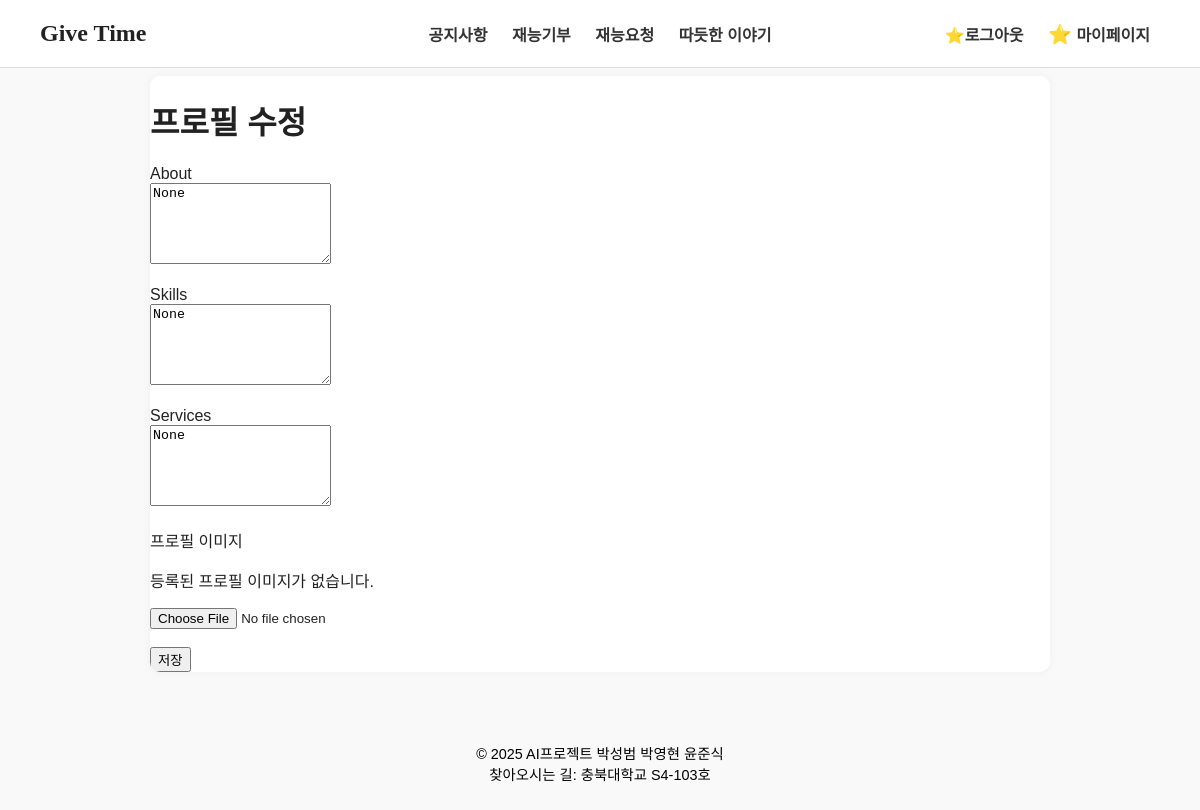
The page /mypage/edit/ (signed in) on the database its author committed.
### account/models.py (models this page shows, shortened)
class CustomUser(AbstractBaseUser, PermissionsMixin):
    email = models.EmailField(unique=True)
    nickname = models.CharField(max_length=30)
    location = models.CharField(max_length=100)
    profile_image = models.ImageField(upload_to='profile_images/', null=True, blank=True)
    about = models.TextField(blank=True, null=True)  # 소개글
    skills = models.TextField(blank=True, null=True)  # 기술 목록
    services = models.TextField(blank=True, null=True)  # 서비스 목록
    is_active = models.BooleanField(default=True)
    is_staff = models.BooleanField(default=False)
    objects = CustomUserManager()
    USERNAME_FIELD = 'email'
    REQUIRED_FIELDS = ['nickname']

### mypage/views.py (the view, shortened to what this page needs)
# urls.py: path('edit/', views.edit_profile, name='edit_profile'),
@login_required
def edit_profile(request):
    user = request.user
    return render(request, 'mypage/edit_profile.html', {'user': user})

### mypage/templates/mypage/edit_profile.html (shortened to what this page needs)
{% load static %}
<!DOCTYPE html>
<html lang="ko">
<head>
    <link rel="stylesheet" href="{% static 'mypage/mypage.css' %}">
</head>
<body>
    <div id="header">{% include 'main/header.html' %}</div>
    <main class="profile-card">
        <h1>프로필 수정</h1>
        <form method="post" enctype="multipart/form-data">
            <label for="about">About</label><br>
            <textarea name="about" id="about" rows="5">{{ user.about }}</textarea><br><br>
            <label for="skills">Skills</label><br>
            <textarea name="skills" id="skills" rows="5">{{ user.skills }}</textarea><br><br>
            <label for="services">Services</label><br>
            <textarea name="services" id="services" rows="5">{{ user.services }}</textarea><br><br>
            <label for="profile_image">프로필 이미지</label><br>
            {% if user.profile_image %}
                <img src="{{ user.profile_image.url }}" alt="프로필 이미지" style="max-width: 150px;"><br>
                <label>
                    <input type="checkbox" name="delete_image"> 이미지 삭제
                </label><br>
            {% else %}
                <p>등록된 프로필 이미지가 없습니다.</p>
            {% endif %}
            <input type="file" name="profile_image" id="profile_image"><br><br>
            <button type="submit">저장</button>
        </form>
    </main>
    <div id="footer">{% include 'main/footer.html' %}</div>
</body>
</html>

### mypage/static/mypage/mypage.css (style rules this page uses)
body { font-family: 'Noto Sans KR', sans-serif; background-color: #f9f9f9; margin: 0; padding: 0; color: #222; }
.profile-card { max-width: 900px; background-color: white; margin: 0.5rem auto; border-radius: 10px; box-shadow: 0 0 10px rgba(0,0,0,0.05); overflow: hidden; }

### rows shown on the page
CustomUser: about "None", skills "None", services "None"
